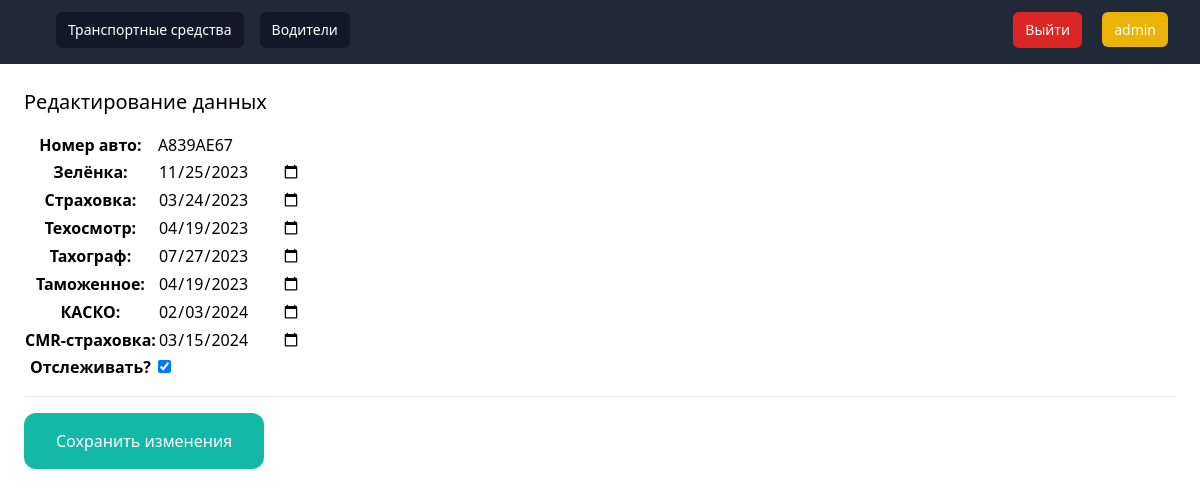
Before: /1/car_edit/ (signed in) with the older database file.
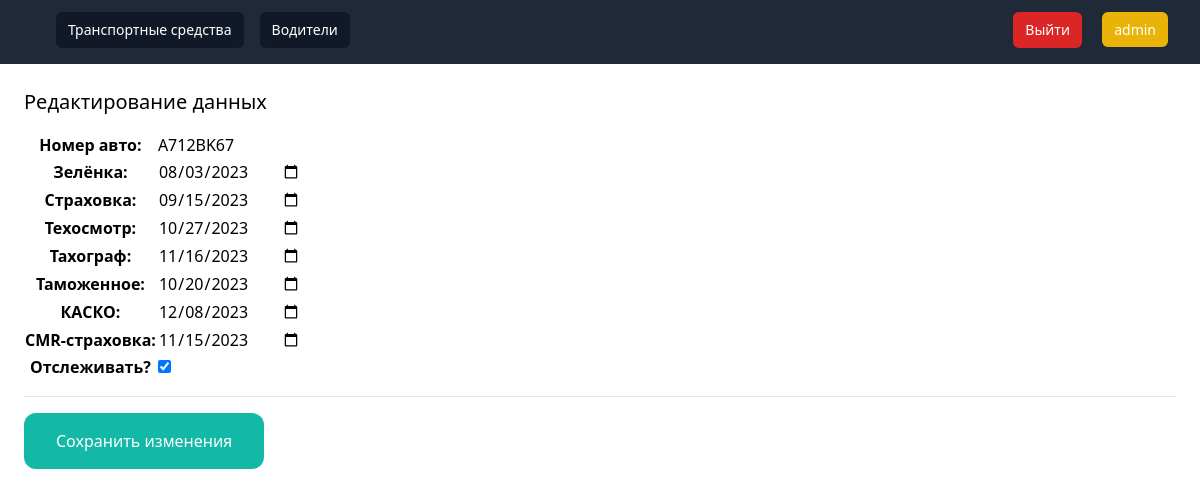
After: the same page with the newer database file.
### database/models.py (models this page shows, shortened)
class Car(models.Model):
    number = models.CharField(verbose_name='Номер авто', max_length=10)
    model = models.CharField(verbose_name='Модель ТС', max_length=50, default=None, blank=True, null=True)
    manufacture_year = models.IntegerField(verbose_name='Год выпуска', default=None, blank=True, null=True)
    green_card = models.DateField(verbose_name='Зелёнка', blank=True, null=True)
    strahovka = models.DateField(verbose_name='Страховка', blank=True, null=True)
    tehosmotr = models.DateField(verbose_name='Техосмотр', blank=True, null=True)
    tahograf = models.DateField(verbose_name='Тахограф', blank=True, null=True)
    tamogennoye = models.DateField(verbose_name='Таможенное', blank=True, null=True)
    kasko = models.DateField(verbose_name='КАСКО', blank=True, null=True)
    cmr_strahovka = models.DateField(verbose_name='CMR-страховка', blank=True, null=True)
    e100_rb = models.DateField(verbose_name='Е100 РБ', blank=True, null=True, default=None)
    e100_rf = models.DateField(verbose_name='Е100 РФ', blank=True, null=True, default=None)
    active = models.BooleanField(verbose_name='Отслеживать?', default=True)
    class Meta:
        verbose_name = 'Транспортное средство'
        verbose_name_plural = 'Транспортные средства'

### database/views.py (the view)
# urls.py: path('<int:pk>/car_edit/', car_edit, name='car_edit'),
@login_required
def car_edit(request, pk):
    car = Car.objects.get(pk=pk)
    if request.method == 'POST':
        form = AddCarForm(request.POST, instance=car)
        if form.is_valid():
            form.save()
            messages.success(request, 'Изменения были успешно сохранены.')
            print(f"{request.user.username} внес изменения в ТС {car.number} : зелёнка {car.green_card}, "
                  f"страховка {car.strahovka}, техосмотр {car.tehosmotr}, таможенное {car.tamogennoye}, "
                  f"тахограф {car.tahograf}, каско {car.kasko}, смр-страховка {car.cmr_strahovka}, "
                  f"статус {car.active}")
            return redirect('car_info', pk=pk)
    else:
        form = AddCarForm(instance=car)
    return render(request, 'database/cars/edit_car.html', {'form': form})

### database/forms.py
class AddCarForm(forms.ModelForm):
    class Meta:
        model = Car
        fields = ('number', 'model', 'manufacture_year', 'green_card', 'strahovka', 'tehosmotr',
                  'tahograf', 'tamogennoye', 'kasko', 'cmr_strahovka', 'e100_rb', 'e100_rf', 'active')

### database/templates/database/cars/edit_car.html (shortened to what this page needs)
{% extends 'database/base.html'%}
{% block content %}
<div class="py-6 px-6">
    <h1 class="mb-4 text-xl">Редактирование данных</h1>
    <form method="post" action=".">
        <table>
            <tbody>
            <tr>
                <th><label for="id_number">Номер авто:</label></th>
                <td>
                    <input type="text" name="number" value="{{ form.number.value }}" maxlength="10" required="" id="id_number">
                </td>
            </tr>
            <tr>
                <th><label for="id_green_card">Зелёнка:</label></th>
                <td>
                    <input type="date" name="green_card" value="{{ form.green_card.value | date:'Y-m-d' }}" id="id_green_card">
                </td>
            </tr>
            <tr>
                <th><label for="id_strahovka">Страховка:</label></th>
                <td>
                    <input type="date" name="strahovka" value="{{ form.strahovka.value | date:'Y-m-d' }}" id="id_strahovka">
                </td>
            </tr>
            <tr>
                <th><label for="id_tehosmotr">Техосмотр:</label></th>
                <td>
                    <input type="date" name="tehosmotr" value="{{ form.tehosmotr.value | date:'Y-m-d' }}" id="id_tehosmotr">
                </td>
            </tr>
            <tr>
                <th><label for="id_tahograf">Тахограф:</label></th>
                <td>
                    <input type="date" name="tahograf" value="{{ form.tahograf.value | date:'Y-m-d' }}" id="id_tahograf">
                </td>
            </tr>
            <tr>
                <th><label for="id_tamogennoye">Таможенное:</label></th>
                <td>
                    <input type="date" name="tamogennoye" value="{{ form.tamogennoye.value | date:'Y-m-d' }}" id="id_tamogennoye">
                </td>
            </tr>
            <tr>
                <th><label for="id_kasko">КАСКО:</label></th>
                <td>
                    <input type="date" name="kasko" value="{{ form.kasko.value | date:'Y-m-d' }}" id="id_kasko">
                </td>
            </tr>
            <tr>
                <th><label for="id_cmr_strahovka">CMR-страховка:</label></th>
                <td>
                    <input type="date" name="cmr_strahovka" value="{{ form.cmr_strahovka.value | date:'Y-m-d' }}" id="id_cmr_strahovka">
                </td>
            </tr>
            <tr>
                <th><label for="id_active">Отслеживать?</label></th>
                <td>
                    <input type="checkbox" name="active" id="id_active" checked>
                </td>
            </tr>
            </tbody>
        </table>
        <hr class="my-4">
        <button class="py-4 px-8 bg-teal-500 text-white rounded-xl">Сохранить изменения</button>
    </form>
</div>
{% endblock %}

Changed rows visible on the page:
changed Car: number "A839AE67" → "A712BK67"; green_card "11/25/2023" → "08/03/2023"; strahovka "03/24/2023" → "09/15/2023"; tehosmotr "04/19/2023" → "10/27/2023"; tahograf "07/27/2023" → "11/16/2023"; tamogennoye "04/19/2023" → "10/20/2023"; kasko "02/03/2024" → "12/08/2023"; cmr_strahovka "03/15/2024" → "11/15/2023"
